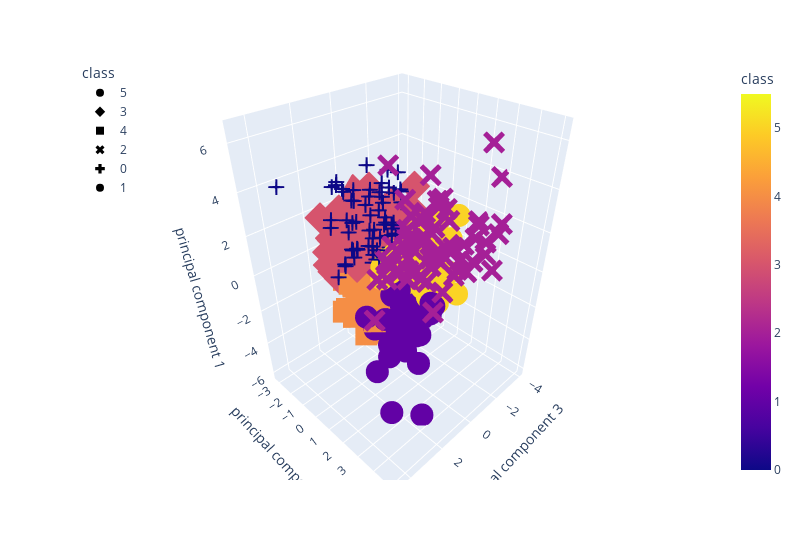

Source (notebook cell):
### Code cell
#  BONUS: plot the 5 principal components
km = KMeans(n_clusters=6, random_state=0)
km.fit(pca_df)
pca_df["class"] = km.labels_

import plotly.express as px
fig = px.scatter_3d(
    pca_df,
    x = "principal component 3",
    y = "principal component 2", 
    z = "principal component 1", 
    color='class', 
    symbol='class',
    width=800,
)

fig.update_layout(legend=dict(x=0, y=1))
fig.show()
